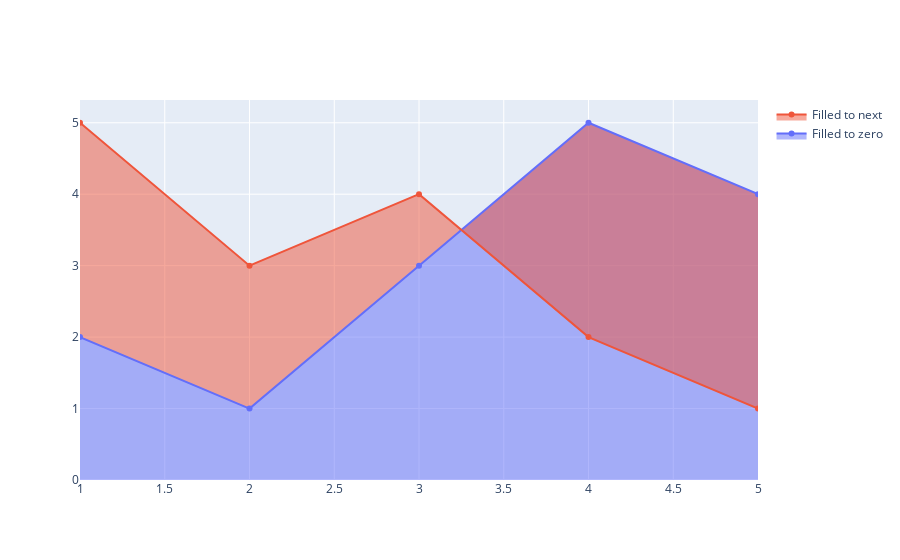

Notebook code for this chart:
### Code cell
import plotly.graph_objects as go

fig = go.Figure()

fig.add_trace(go.Scatter(
    x=[1, 2, 3, 4, 5],
    y=[2, 1, 3, 5, 4],
    fill='tozeroy',
    name='Filled to zero'
))

fig.add_trace(go.Scatter(
    x=[1, 2, 3, 4, 5],
    y=[5, 3, 4, 2, 1],
    fill='tonexty',
    name='Filled to next',
))

fig.show()

### Figure 1 — Plotly figure (JSON) as saved in the notebook; plotly's stock layout.template omitted (floating-point values rounded to 4 significant figures)
{"data": [{"fill": "tozeroy", "name": "Filled to zero", "type": "scatter", "x": [1, 2, 3, 4, 5], "y": [2, 1, 3, 5, 4]}, {"fill": "tonexty", "name": "Filled to next", "type": "scatter", "x": [1, 2, 3, 4, 5], "y": [5, 3, 4, 2, 1]}], "layout": {}}
